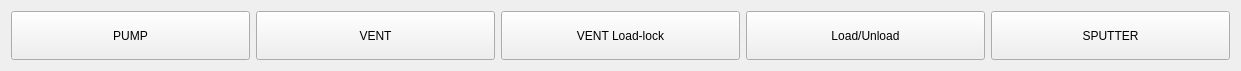
  <widget class="QWidget" name="layoutWidget">
   <property name="geometry">
    <rect>
     <x>20</x>
     <y>10</y>
     <width>1241</width>
     <height>71</height>
    </rect>
   </property>
   <property name="sizePolicy">
    <sizepolicy hsizetype="Expanding" vsizetype="Expanding">
     <horstretch>10</horstretch>
     <verstretch>0</verstretch>
    </sizepolicy>
   </property>
   <layout class="QHBoxLayout" name="horizontalLayout">
    <item>
     <widget class="QPushButton" name="pushButton_2">
      <property name="sizePolicy">
       <sizepolicy hsizetype="Expanding" vsizetype="Expanding">
        <horstretch>10</horstretch>
        <verstretch>0</verstretch>
       </sizepolicy>
      </property>
      <property name="text">
       <string>PUMP</string>
      </property>
     </widget>
    </item>
    <item>
     <widget class="QPushButton" name="pushButton_3">
      <property name="sizePolicy">
       <sizepolicy hsizetype="Expanding" vsizetype="Expanding">
        <horstretch>10</horstretch>
        <verstretch>0</verstretch>
       </sizepolicy>
      </property>
      <property name="text">
       <string>VENT</string>
      </property>
     </widget>
    </item>
    <item>
     <widget class="QPushButton" name="pushButton_4">
      <property name="sizePolicy">
       <sizepolicy hsizetype="Expanding" vsizetype="Expanding">
        <horstretch>10</horstretch>
        <verstretch>0</verstretch>
       </sizepolicy>
      </property>
      <property name="text">
       <string>VENT Load-lock</string>
      </property>
     </widget>
    </item>
    <item>
     <widget class="QPushButton" name="pushButton_5">
      <property name="sizePolicy">
       <sizepolicy hsizetype="Expanding" vsizetype="Expanding">
        <horstretch>10</horstretch>
        <verstretch>0</verstretch>
       </sizepolicy>
      </property>
      <property name="text">
       <string>Load/Unload</string>
      </property>
     </widget>
    </item>
    <item>
     <widget class="QPushButton" name="pushButton_6">
      <property name="sizePolicy">
       <sizepolicy hsizetype="Expanding" vsizetype="Expanding">
        <horstretch>10</horstretch>
        <verstretch>0</verstretch>
       </sizepolicy>
      </property>
      <property name="text">
       <string>SPUTTER</string>
      </property>
     </widget>
    </item>
   </layout>
  </widget>
